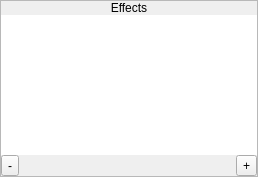
       <widget class="QFrame" name="frame_4">
        <property name="sizePolicy">
         <sizepolicy hsizetype="Preferred" vsizetype="Fixed">
          <horstretch>0</horstretch>
          <verstretch>0</verstretch>
         </sizepolicy>
        </property>
        <property name="frameShape">
         <enum>QFrame::StyledPanel</enum>
        </property>
        <property name="frameShadow">
         <enum>QFrame::Raised</enum>
        </property>
        <layout class="QVBoxLayout" name="verticalLayout_17">
         <property name="spacing">
          <number>0</number>
         </property>
         <property name="leftMargin">
          <number>0</number>
         </property>
         <property name="topMargin">
          <number>0</number>
         </property>
         <property name="rightMargin">
          <number>0</number>
         </property>
         <property name="bottomMargin">
          <number>0</number>
         </property>
         <item>
          <widget class="QLabel" name="label_22">
           <property name="sizePolicy">
            <sizepolicy hsizetype="Preferred" vsizetype="Fixed">
             <horstretch>0</horstretch>
             <verstretch>0</verstretch>
            </sizepolicy>
           </property>
           <property name="text">
            <string>Effects</string>
           </property>
           <property name="alignment">
            <set>Qt::AlignCenter</set>
           </property>
          </widget>
         </item>
         <item>
          <widget class="QWidget" name="widget_22" native="true">
           <layout class="QVBoxLayout" name="verticalLayout_18">
            <property name="spacing">
             <number>0</number>
            </property>
            <property name="leftMargin">
             <number>0</number>
            </property>
            <property name="topMargin">
             <number>0</number>
            </property>
            <property name="rightMargin">
             <number>0</number>
            </property>
            <property name="bottomMargin">
             <number>0</number>
            </property>
            <item>
             <widget class="QListWidget" name="lstEffects">
              <property name="minimumSize">
               <size>
                <width>0</width>
                <height>140</height>
               </size>
              </property>
              <property name="maximumSize">
               <size>
                <width>16777215</width>
                <height>140</height>
               </size>
              </property>
              <property name="frameShape">
               <enum>QFrame::NoFrame</enum>
              </property>
              <property name="verticalScrollBarPolicy">
               <enum>Qt::ScrollBarAlwaysOff</enum>
              </property>
              <property name="horizontalScrollBarPolicy">
               <enum>Qt::ScrollBarAlwaysOff</enum>
              </property>
             </widget>
            </item>
            <item>
             <widget class="QWidget" name="widget_23" native="true">
              <layout class="QHBoxLayout" name="horizontalLayout_9">
               <property name="spacing">
                <number>0</number>
               </property>
               <property name="leftMargin">
                <number>0</number>
               </property>
               <property name="topMargin">
                <number>0</number>
               </property>
               <property name="rightMargin">
                <number>0</number>
               </property>
               <property name="bottomMargin">
                <number>0</number>
               </property>
               <item>
                <widget class="QToolButton" name="btnDeleteEffect">
                 <property name="text">
                  <string>-</string>
                 </property>
                 <property name="icon">
                  <iconset resource="icons.qrc">
                   <normaloff>:/icons/delete.png</normaloff>:/icons/delete.png</iconset>
                 </property>
                </widget>
               </item>
               <item>
                <widget class="QWidget" name="widget_24" native="true"/>
               </item>
               <item>
                <widget class="QToolButton" name="btnAddEffect">
                 <property name="text">
                  <string>+</string>
                 </property>
                 <property name="icon">
                  <iconset resource="icons.qrc">
                   <normaloff>:/icons/add.png</normaloff>:/icons/add.png</iconset>
                 </property>
                </widget>
               </item>
              </layout>
             </widget>
            </item>
           </layout>
          </widget>
         </item>
        </layout>
       </widget>
